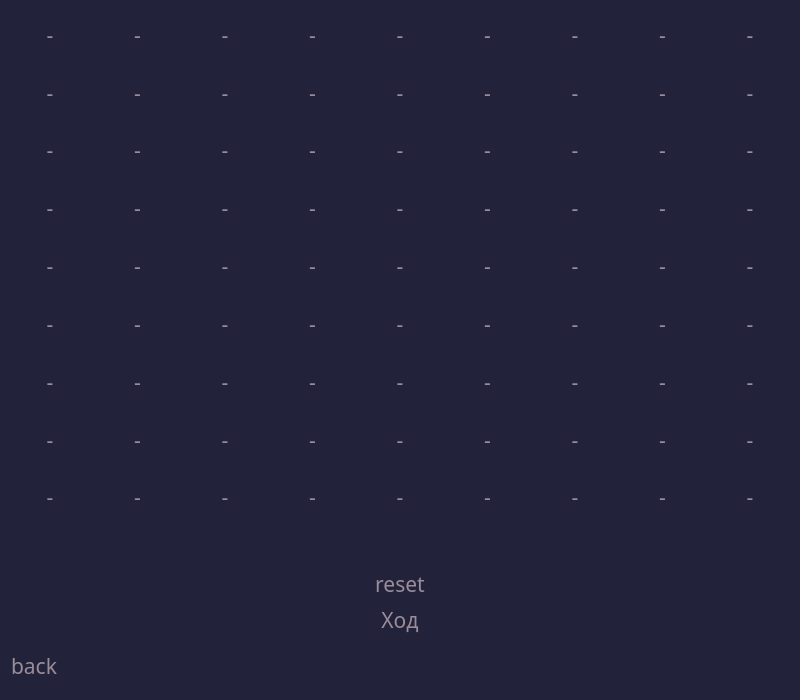
<?xml version="1.0" encoding="UTF-8"?>
<ui version="4.0">
 <class>MainWindow</class>
 <widget class="QMainWindow" name="MainWindow">
  <property name="geometry">
   <rect>
    <x>0</x>
    <y>0</y>
    <width>800</width>
    <height>700</height>
   </rect>
  </property>
  <property name="sizePolicy">
   <sizepolicy hsizetype="Preferred" vsizetype="Preferred">
    <horstretch>0</horstretch>
    <verstretch>0</verstretch>
   </sizepolicy>
  </property>
  <property name="minimumSize">
   <size>
    <width>800</width>
    <height>700</height>
   </size>
  </property>
  <property name="maximumSize">
   <size>
    <width>16777215</width>
    <height>1234567</height>
   </size>
  </property>
  <property name="windowTitle">
   <string>MainWindow</string>
  </property>
  <property name="styleSheet">
   <string notr="true">QWidget {
	color: #9A8C98;
	background-color: #22223B;
	font-family: Rubik;
	font-size: 16pt;
}

QPushButton {
	background-color: transparent;
	border: none;
	border-radius: 10px;
}
QPushButton:hover {
	background-color: #2f2f50;
}
QPushButton:pressed {
	background-color: #2a2a47;
}</string>
  </property>
  <widget class="QWidget" name="centralwidget">
   <layout class="QVBoxLayout" name="verticalLayout">
    <item>
     <layout class="QVBoxLayout" name="MainLayout">
      <item>
       <layout class="QGridLayout" name="main_layout">
        <item row="0" column="2">
         <layout class="QGridLayout" name="global_field_2">
          <item row="1" column="0">
           <widget class="QPushButton" name="global_field_2_local_field_3">
            <property name="sizePolicy">
             <sizepolicy hsizetype="Expanding" vsizetype="Expanding">
              <horstretch>0</horstretch>
              <verstretch>0</verstretch>
             </sizepolicy>
            </property>
            <property name="text">
             <string>-</string>
            </property>
           </widget>
          </item>
          <item row="2" column="2">
           <widget class="QPushButton" name="global_field_2_local_field_8">
            <property name="sizePolicy">
             <sizepolicy hsizetype="Expanding" vsizetype="Expanding">
              <horstretch>0</horstretch>
              <verstretch>0</verstretch>
             </sizepolicy>
            </property>
            <property name="text">
             <string>-</string>
            </property>
           </widget>
          </item>
          <item row="2" column="1">
           <widget class="QPushButton" name="global_field_2_local_field_7">
            <property name="sizePolicy">
             <sizepolicy hsizetype="Expanding" vsizetype="Expanding">
              <horstretch>0</horstretch>
              <verstretch>0</verstretch>
             </sizepolicy>
            </property>
            <property name="text">
             <string>-</string>
            </property>
           </widget>
          </item>
          <item row="0" column="1">
           <widget class="QPushButton" name="global_field_2_local_field_1">
            <property name="sizePolicy">
             <sizepolicy hsizetype="Expanding" vsizetype="Expanding">
              <horstretch>0</horstretch>
              <verstretch>0</verstretch>
             </sizepolicy>
            </property>
            <property name="text">
             <string>-</string>
            </property>
           </widget>
          </item>
          <item row="0" column="0">
           <widget class="QPushButton" name="global_field_2_local_field_0">
            <property name="sizePolicy">
             <sizepolicy hsizetype="Expanding" vsizetype="Expanding">
              <horstretch>0</horstretch>
              <verstretch>0</verstretch>
             </sizepolicy>
            </property>
            <property name="text">
             <string>-</string>
            </property>
           </widget>
          </item>
          <item row="1" column="1">
           <widget class="QPushButton" name="global_field_2_local_field_4">
            <property name="sizePolicy">
             <sizepolicy hsizetype="Expanding" vsizetype="Expanding">
              <horstretch>0</horstretch>
              <verstretch>0</verstretch>
             </sizepolicy>
            </property>
            <property name="text">
             <string>-</string>
            </property>
           </widget>
          </item>
          <item row="0" column="2">
           <widget class="QPushButton" name="global_field_2_local_field_2">
            <property name="sizePolicy">
             <sizepolicy hsizetype="Expanding" vsizetype="Expanding">
              <horstretch>0</horstretch>
              <verstretch>0</verstretch>
             </sizepolicy>
            </property>
            <property name="text">
             <string>-</string>
            </property>
           </widget>
          </item>
          <item row="1" column="2">
           <widget class="QPushButton" name="global_field_2_local_field_5">
            <property name="sizePolicy">
             <sizepolicy hsizetype="Expanding" vsizetype="Expanding">
              <horstretch>0</horstretch>
              <verstretch>0</verstretch>
             </sizepolicy>
            </property>
            <property name="text">
             <string>-</string>
            </property>
           </widget>
          </item>
          <item row="2" column="0">
           <widget class="QPushButton" name="global_field_2_local_field_6">
            <property name="sizePolicy">
             <sizepolicy hsizetype="Expanding" vsizetype="Expanding">
              <horstretch>0</horstretch>
              <verstretch>0</verstretch>
             </sizepolicy>
            </property>
            <property name="text">
             <string>-</string>
            </property>
           </widget>
          </item>
         </layout>
        </item>
        <item row="1" column="1">
         <layout class="QGridLayout" name="global_field_4">
          <item row="0" column="2">
           <widget class="QPushButton" name="global_field_4_local_field_2">
            <property name="sizePolicy">
             <sizepolicy hsizetype="Expanding" vsizetype="Expanding">
              <horstretch>0</horstretch>
              <verstretch>0</verstretch>
             </sizepolicy>
            </property>
            <property name="text">
             <string>-</string>
            </property>
           </widget>
          </item>
          <item row="2" column="1">
           <widget class="QPushButton" name="global_field_4_local_field_7">
            <property name="sizePolicy">
             <sizepolicy hsizetype="Expanding" vsizetype="Expanding">
              <horstretch>0</horstretch>
              <verstretch>0</verstretch>
             </sizepolicy>
            </property>
            <property name="text">
             <string>-</string>
            </property>
           </widget>
          </item>
          <item row="1" column="1">
           <widget class="QPushButton" name="global_field_4_local_field_4">
            <property name="sizePolicy">
             <sizepolicy hsizetype="Expanding" vsizetype="Expanding">
              <horstretch>0</horstretch>
              <verstretch>0</verstretch>
             </sizepolicy>
            </property>
            <property name="text">
             <string>-</string>
            </property>
           </widget>
          </item>
          <item row="1" column="2">
           <widget class="QPushButton" name="global_field_4_local_field_5">
            <property name="sizePolicy">
             <sizepolicy hsizetype="Expanding" vsizetype="Expanding">
              <horstretch>0</horstretch>
              <verstretch>0</verstretch>
             </sizepolicy>
            </property>
            <property name="text">
             <string>-</string>
            </property>
           </widget>
          </item>
          <item row="2" column="0">
           <widget class="QPushButton" name="global_field_4_local_field_6">
            <property name="sizePolicy">
             <sizepolicy hsizetype="Expanding" vsizetype="Expanding">
              <horstretch>0</horstretch>
              <verstretch>0</verstretch>
             </sizepolicy>
            </property>
            <property name="text">
             <string>-</string>
            </property>
           </widget>
          </item>
          <item row="0" column="0">
           <widget class="QPushButton" name="global_field_4_local_field_0">
            <property name="sizePolicy">
             <sizepolicy hsizetype="Expanding" vsizetype="Expanding">
              <horstretch>0</horstretch>
              <verstretch>0</verstretch>
             </sizepolicy>
            </property>
            <property name="text">
             <string>-</string>
            </property>
           </widget>
          </item>
          <item row="2" column="2">
           <widget class="QPushButton" name="global_field_4_local_field_8">
            <property name="sizePolicy">
             <sizepolicy hsizetype="Expanding" vsizetype="Expanding">
              <horstretch>0</horstretch>
              <verstretch>0</verstretch>
             </sizepolicy>
            </property>
            <property name="text">
             <string>-</string>
            </property>
           </widget>
          </item>
          <item row="0" column="1">
           <widget class="QPushButton" name="global_field_4_local_field_1">
            <property name="sizePolicy">
             <sizepolicy hsizetype="Expanding" vsizetype="Expanding">
              <horstretch>0</horstretch>
              <verstretch>0</verstretch>
             </sizepolicy>
            </property>
            <property name="text">
             <string>-</string>
            </property>
           </widget>
          </item>
          <item row="1" column="0">
           <widget class="QPushButton" name="global_field_4_local_field_3">
            <property name="sizePolicy">
             <sizepolicy hsizetype="Expanding" vsizetype="Expanding">
              <horstretch>0</horstretch>
              <verstretch>0</verstretch>
             </sizepolicy>
            </property>
            <property name="text">
             <string>-</string>
            </property>
           </widget>
          </item>
         </layout>
        </item>
        <item row="1" column="2">
         <layout class="QGridLayout" name="global_field_5">
          <item row="1" column="0">
           <widget class="QPushButton" name="global_field_5_local_field_3">
            <property name="sizePolicy">
             <sizepolicy hsizetype="Expanding" vsizetype="Expanding">
              <horstretch>0</horstretch>
              <verstretch>0</verstretch>
             </sizepolicy>
            </property>
            <property name="text">
             <string>-</string>
            </property>
           </widget>
          </item>
          <item row="2" column="2">
           <widget class="QPushButton" name="global_field_5_local_field_8">
            <property name="sizePolicy">
             <sizepolicy hsizetype="Expanding" vsizetype="Expanding">
              <horstretch>0</horstretch>
              <verstretch>0</verstretch>
             </sizepolicy>
            </property>
            <property name="text">
             <string>-</string>
            </property>
           </widget>
          </item>
          <item row="2" column="1">
           <widget class="QPushButton" name="global_field_5_local_field_7">
            <property name="sizePolicy">
             <sizepolicy hsizetype="Expanding" vsizetype="Expanding">
              <horstretch>0</horstretch>
              <verstretch>0</verstretch>
             </sizepolicy>
            </property>
            <property name="text">
             <string>-</string>
            </property>
           </widget>
          </item>
          <item row="0" column="1">
           <widget class="QPushButton" name="global_field_5_local_field_1">
            <property name="sizePolicy">
             <sizepolicy hsizetype="Expanding" vsizetype="Expanding">
              <horstretch>0</horstretch>
              <verstretch>0</verstretch>
             </sizepolicy>
            </property>
            <property name="text">
             <string>-</string>
            </property>
           </widget>
          </item>
          <item row="0" column="0">
           <widget class="QPushButton" name="global_field_5_local_field_0">
            <property name="sizePolicy">
             <sizepolicy hsizetype="Expanding" vsizetype="Expanding">
              <horstretch>0</horstretch>
              <verstretch>0</verstretch>
             </sizepolicy>
            </property>
            <property name="text">
             <string>-</string>
            </property>
           </widget>
          </item>
          <item row="1" column="1">
           <widget class="QPushButton" name="global_field_5_local_field_4">
            <property name="sizePolicy">
             <sizepolicy hsizetype="Expanding" vsizetype="Expanding">
              <horstretch>0</horstretch>
              <verstretch>0</verstretch>
             </sizepolicy>
            </property>
            <property name="text">
             <string>-</string>
            </property>
           </widget>
          </item>
          <item row="0" column="2">
           <widget class="QPushButton" name="global_field_5_local_field_2">
            <property name="sizePolicy">
             <sizepolicy hsizetype="Expanding" vsizetype="Expanding">
              <horstretch>0</horstretch>
              <verstretch>0</verstretch>
             </sizepolicy>
            </property>
            <property name="text">
             <string>-</string>
            </property>
           </widget>
          </item>
          <item row="1" column="2">
           <widget class="QPushButton" name="global_field_5_local_field_5">
            <property name="sizePolicy">
             <sizepolicy hsizetype="Expanding" vsizetype="Expanding">
              <horstretch>0</horstretch>
              <verstretch>0</verstretch>
             </sizepolicy>
            </property>
            <property name="text">
             <string>-</string>
            </property>
           </widget>
          </item>
          <item row="2" column="0">
           <widget class="QPushButton" name="global_field_5_local_field_6">
            <property name="sizePolicy">
             <sizepolicy hsizetype="Expanding" vsizetype="Expanding">
              <horstretch>0</horstretch>
              <verstretch>0</verstretch>
             </sizepolicy>
            </property>
            <property name="text">
             <string>-</string>
            </property>
           </widget>
          </item>
         </layout>
        </item>
        <item row="2" column="2">
         <layout class="QGridLayout" name="global_field_8">
          <item row="0" column="1">
           <widget class="QPushButton" name="global_field_8_local_field_1">
            <property name="sizePolicy">
             <sizepolicy hsizetype="Expanding" vsizetype="Expanding">
              <horstretch>0</horstretch>
              <verstretch>0</verstretch>
             </sizepolicy>
            </property>
            <property name="text">
             <string>-</string>
            </property>
           </widget>
          </item>
          <item row="1" column="0">
           <widget class="QPushButton" name="global_field_8_local_field_3">
            <property name="sizePolicy">
             <sizepolicy hsizetype="Expanding" vsizetype="Expanding">
              <horstretch>0</horstretch>
              <verstretch>0</verstretch>
             </sizepolicy>
            </property>
            <property name="text">
             <string>-</string>
            </property>
           </widget>
          </item>
          <item row="2" column="0">
           <widget class="QPushButton" name="global_field_8_local_field_6">
            <property name="sizePolicy">
             <sizepolicy hsizetype="Expanding" vsizetype="Expanding">
              <horstretch>0</horstretch>
              <verstretch>0</verstretch>
             </sizepolicy>
            </property>
            <property name="text">
             <string>-</string>
            </property>
           </widget>
          </item>
          <item row="0" column="2">
           <widget class="QPushButton" name="global_field_8_local_field_2">
            <property name="sizePolicy">
             <sizepolicy hsizetype="Expanding" vsizetype="Expanding">
              <horstretch>0</horstretch>
              <verstretch>0</verstretch>
             </sizepolicy>
            </property>
            <property name="text">
             <string>-</string>
            </property>
           </widget>
          </item>
          <item row="1" column="1">
           <widget class="QPushButton" name="global_field_8_local_field_4">
            <property name="sizePolicy">
             <sizepolicy hsizetype="Expanding" vsizetype="Expanding">
              <horstretch>0</horstretch>
              <verstretch>0</verstretch>
             </sizepolicy>
            </property>
            <property name="text">
             <string>-</string>
            </property>
           </widget>
          </item>
          <item row="1" column="2">
           <widget class="QPushButton" name="global_field_8_local_field_5">
            <property name="sizePolicy">
             <sizepolicy hsizetype="Expanding" vsizetype="Expanding">
              <horstretch>0</horstretch>
              <verstretch>0</verstretch>
             </sizepolicy>
            </property>
            <property name="text">
             <string>-</string>
            </property>
           </widget>
          </item>
          <item row="0" column="0">
           <widget class="QPushButton" name="global_field_8_local_field_0">
            <property name="sizePolicy">
             <sizepolicy hsizetype="Expanding" vsizetype="Expanding">
              <horstretch>0</horstretch>
              <verstretch>0</verstretch>
             </sizepolicy>
            </property>
            <property name="text">
             <string>-</string>
            </property>
           </widget>
          </item>
          <item row="2" column="1">
           <widget class="QPushButton" name="global_field_8_local_field_7">
            <property name="sizePolicy">
             <sizepolicy hsizetype="Expanding" vsizetype="Expanding">
              <horstretch>0</horstretch>
              <verstretch>0</verstretch>
             </sizepolicy>
            </property>
            <property name="text">
             <string>-</string>
            </property>
           </widget>
          </item>
          <item row="2" column="2">
           <widget class="QPushButton" name="global_field_8_local_field_8">
            <property name="sizePolicy">
             <sizepolicy hsizetype="Expanding" vsizetype="Expanding">
              <horstretch>0</horstretch>
              <verstretch>0</verstretch>
             </sizepolicy>
            </property>
            <property name="text">
             <string>-</string>
            </property>
           </widget>
          </item>
         </layout>
        </item>
        <item row="0" column="1">
         <layout class="QGridLayout" name="global_field_1">
          <item row="1" column="0">
           <widget class="QPushButton" name="global_field_1_local_field_3">
            <property name="sizePolicy">
             <sizepolicy hsizetype="Expanding" vsizetype="Expanding">
              <horstretch>0</horstretch>
              <verstretch>0</verstretch>
             </sizepolicy>
            </property>
            <property name="text">
             <string>-</string>
            </property>
           </widget>
          </item>
          <item row="2" column="2">
           <widget class="QPushButton" name="global_field_1_local_field_8">
            <property name="sizePolicy">
             <sizepolicy hsizetype="Expanding" vsizetype="Expanding">
              <horstretch>0</horstretch>
              <verstretch>0</verstretch>
             </sizepolicy>
            </property>
            <property name="text">
             <string>-</string>
            </property>
           </widget>
          </item>
          <item row="2" column="1">
           <widget class="QPushButton" name="global_field_1_local_field_7">
            <property name="sizePolicy">
             <sizepolicy hsizetype="Expanding" vsizetype="Expanding">
              <horstretch>0</horstretch>
              <verstretch>0</verstretch>
             </sizepolicy>
            </property>
            <property name="text">
             <string>-</string>
            </property>
           </widget>
          </item>
          <item row="0" column="1">
           <widget class="QPushButton" name="global_field_1_local_field_1">
            <property name="sizePolicy">
             <sizepolicy hsizetype="Expanding" vsizetype="Expanding">
              <horstretch>0</horstretch>
              <verstretch>0</verstretch>
             </sizepolicy>
            </property>
            <property name="text">
             <string>-</string>
            </property>
           </widget>
          </item>
          <item row="0" column="0">
           <widget class="QPushButton" name="global_field_1_local_field_0">
            <property name="sizePolicy">
             <sizepolicy hsizetype="Expanding" vsizetype="Expanding">
              <horstretch>0</horstretch>
              <verstretch>0</verstretch>
             </sizepolicy>
            </property>
            <property name="text">
             <string>-</string>
            </property>
           </widget>
          </item>
          <item row="1" column="1">
           <widget class="QPushButton" name="global_field_1_local_field_4">
            <property name="sizePolicy">
             <sizepolicy hsizetype="Expanding" vsizetype="Expanding">
              <horstretch>0</horstretch>
              <verstretch>0</verstretch>
             </sizepolicy>
            </property>
            <property name="text">
             <string>-</string>
            </property>
           </widget>
          </item>
          <item row="0" column="2">
           <widget class="QPushButton" name="global_field_1_local_field_2">
            <property name="sizePolicy">
             <sizepolicy hsizetype="Expanding" vsizetype="Expanding">
              <horstretch>0</horstretch>
              <verstretch>0</verstretch>
             </sizepolicy>
            </property>
            <property name="text">
             <string>-</string>
            </property>
           </widget>
          </item>
          <item row="1" column="2">
           <widget class="QPushButton" name="global_field_1_local_field_5">
            <property name="sizePolicy">
             <sizepolicy hsizetype="Expanding" vsizetype="Expanding">
              <horstretch>0</horstretch>
              <verstretch>0</verstretch>
             </sizepolicy>
            </property>
            <property name="text">
             <string>-</string>
            </property>
           </widget>
          </item>
          <item row="2" column="0">
           <widget class="QPushButton" name="global_field_1_local_field_6">
            <property name="sizePolicy">
             <sizepolicy hsizetype="Expanding" vsizetype="Expanding">
              <horstretch>0</horstretch>
              <verstretch>0</verstretch>
             </sizepolicy>
            </property>
            <property name="text">
             <string>-</string>
            </property>
           </widget>
          </item>
         </layout>
        </item>
        <item row="2" column="1">
         <layout class="QGridLayout" name="global_field_7">
          <item row="0" column="0">
           <widget class="QPushButton" name="global_field_7_local_field_0">
            <property name="sizePolicy">
             <sizepolicy hsizetype="Expanding" vsizetype="Expanding">
              <horstretch>0</horstretch>
              <verstretch>0</verstretch>
             </sizepolicy>
            </property>
            <property name="text">
             <string>-</string>
            </property>
           </widget>
          </item>
          <item row="2" column="1">
           <widget class="QPushButton" name="global_field_7_local_field_7">
            <property name="sizePolicy">
             <sizepolicy hsizetype="Expanding" vsizetype="Expanding">
              <horstretch>0</horstretch>
              <verstretch>0</verstretch>
             </sizepolicy>
            </property>
            <property name="text">
             <string>-</string>
            </property>
           </widget>
          </item>
          <item row="2" column="2">
           <widget class="QPushButton" name="global_field_7_local_field_8">
            <property name="sizePolicy">
             <sizepolicy hsizetype="Expanding" vsizetype="Expanding">
              <horstretch>0</horstretch>
              <verstretch>0</verstretch>
             </sizepolicy>
            </property>
            <property name="text">
             <string>-</string>
            </property>
           </widget>
          </item>
          <item row="0" column="2">
           <widget class="QPushButton" name="global_field_7_local_field_2">
            <property name="sizePolicy">
             <sizepolicy hsizetype="Expanding" vsizetype="Expanding">
              <horstretch>0</horstretch>
              <verstretch>0</verstretch>
             </sizepolicy>
            </property>
            <property name="text">
             <string>-</string>
            </property>
           </widget>
          </item>
          <item row="2" column="0">
           <widget class="QPushButton" name="global_field_7_local_field_6">
            <property name="sizePolicy">
             <sizepolicy hsizetype="Expanding" vsizetype="Expanding">
              <horstretch>0</horstretch>
              <verstretch>0</verstretch>
             </sizepolicy>
            </property>
            <property name="text">
             <string>-</string>
            </property>
           </widget>
          </item>
          <item row="1" column="1">
           <widget class="QPushButton" name="global_field_7_local_field_4">
            <property name="sizePolicy">
             <sizepolicy hsizetype="Expanding" vsizetype="Expanding">
              <horstretch>0</horstretch>
              <verstretch>0</verstretch>
             </sizepolicy>
            </property>
            <property name="text">
             <string>-</string>
            </property>
           </widget>
          </item>
          <item row="1" column="2">
           <widget class="QPushButton" name="global_field_7_local_field_5">
            <property name="sizePolicy">
             <sizepolicy hsizetype="Expanding" vsizetype="Expanding">
              <horstretch>0</horstretch>
              <verstretch>0</verstretch>
             </sizepolicy>
            </property>
            <property name="text">
             <string>-</string>
            </property>
           </widget>
          </item>
          <item row="0" column="1">
           <widget class="QPushButton" name="global_field_7_local_field_1">
            <property name="sizePolicy">
             <sizepolicy hsizetype="Expanding" vsizetype="Expanding">
              <horstretch>0</horstretch>
              <verstretch>0</verstretch>
             </sizepolicy>
            </property>
            <property name="text">
             <string>-</string>
            </property>
           </widget>
          </item>
          <item row="1" column="0">
           <widget class="QPushButton" name="global_field_7_local_field_3">
            <property name="sizePolicy">
             <sizepolicy hsizetype="Expanding" vsizetype="Expanding">
              <horstretch>0</horstretch>
              <verstretch>0</verstretch>
             </sizepolicy>
            </property>
            <property name="text">
             <string>-</string>
            </property>
           </widget>
          </item>
         </layout>
        </item>
        <item row="0" column="0">
         <layout class="QGridLayout" name="global_field_0">
          <item row="0" column="0">
           <widget class="QPushButton" name="global_field_0_local_field_0">
            <property name="enabled">
             <bool>true</bool>
            </property>
            <property name="sizePolicy">
             <sizepolicy hsizetype="Expanding" vsizetype="Expanding">
              <horstretch>0</horstretch>
              <verstretch>0</verstretch>
             </sizepolicy>
            </property>
            <property name="text">
             <string>-</string>
            </property>
           </widget>
          </item>
          <item row="0" column="1">
           <widget class="QPushButton" name="global_field_0_local_field_1">
            <property name="sizePolicy">
             <sizepolicy hsizetype="Expanding" vsizetype="Expanding">
              <horstretch>0</horstretch>
              <verstretch>0</verstretch>
             </sizepolicy>
            </property>
            <property name="text">
             <string>-</string>
            </property>
           </widget>
          </item>
          <item row="0" column="2">
           <widget class="QPushButton" name="global_field_0_local_field_2">
            <property name="sizePolicy">
             <sizepolicy hsizetype="Expanding" vsizetype="Expanding">
              <horstretch>0</horstretch>
              <verstretch>0</verstretch>
             </sizepolicy>
            </property>
            <property name="text">
             <string>-</string>
            </property>
           </widget>
          </item>
          <item row="1" column="2">
           <widget class="QPushButton" name="global_field_0_local_field_5">
            <property name="sizePolicy">
             <sizepolicy hsizetype="Expanding" vsizetype="Expanding">
              <horstretch>0</horstretch>
              <verstretch>0</verstretch>
             </sizepolicy>
            </property>
            <property name="text">
             <string>-</string>
            </property>
           </widget>
          </item>
          <item row="1" column="1">
           <widget class="QPushButton" name="global_field_0_local_field_4">
            <property name="sizePolicy">
             <sizepolicy hsizetype="Expanding" vsizetype="Expanding">
              <horstretch>0</horstretch>
              <verstretch>0</verstretch>
             </sizepolicy>
            </property>
            <property name="text">
             <string>-</string>
            </property>
           </widget>
          </item>
          <item row="2" column="0">
           <widget class="QPushButton" name="global_field_0_local_field_6">
            <property name="sizePolicy">
             <sizepolicy hsizetype="Expanding" vsizetype="Expanding">
              <horstretch>0</horstretch>
              <verstretch>0</verstretch>
             </sizepolicy>
            </property>
            <property name="text">
             <string>-</string>
            </property>
           </widget>
          </item>
          <item row="2" column="2">
           <widget class="QPushButton" name="global_field_0_local_field_8">
            <property name="sizePolicy">
             <sizepolicy hsizetype="Expanding" vsizetype="Expanding">
              <horstretch>0</horstretch>
              <verstretch>0</verstretch>
             </sizepolicy>
            </property>
            <property name="text">
             <string>-</string>
            </property>
           </widget>
          </item>
          <item row="1" column="0">
           <widget class="QPushButton" name="global_field_0_local_field_3">
            <property name="sizePolicy">
             <sizepolicy hsizetype="Expanding" vsizetype="Expanding">
              <horstretch>0</horstretch>
              <verstretch>0</verstretch>
             </sizepolicy>
            </property>
            <property name="text">
             <string>-</string>
            </property>
           </widget>
          </item>
          <item row="2" column="1">
           <widget class="QPushButton" name="global_field_0_local_field_7">
            <property name="sizePolicy">
             <sizepolicy hsizetype="Expanding" vsizetype="Expanding">
              <horstretch>0</horstretch>
              <verstretch>0</verstretch>
             </sizepolicy>
            </property>
            <property name="text">
             <string>-</string>
            </property>
           </widget>
          </item>
         </layout>
        </item>
        <item row="1" column="0">
         <layout class="QGridLayout" name="global_field_3">
          <item row="1" column="0">
           <widget class="QPushButton" name="global_field_3_local_field_3">
            <property name="sizePolicy">
             <sizepolicy hsizetype="Expanding" vsizetype="Expanding">
              <horstretch>0</horstretch>
              <verstretch>0</verstretch>
             </sizepolicy>
            </property>
            <property name="text">
             <string>-</string>
            </property>
           </widget>
          </item>
          <item row="2" column="2">
           <widget class="QPushButton" name="global_field_3_local_field_8">
            <property name="sizePolicy">
             <sizepolicy hsizetype="Expanding" vsizetype="Expanding">
              <horstretch>0</horstretch>
              <verstretch>0</verstretch>
             </sizepolicy>
            </property>
            <property name="text">
             <string>-</string>
            </property>
           </widget>
          </item>
          <item row="0" column="1">
           <widget class="QPushButton" name="global_field_3_local_field_1">
            <property name="sizePolicy">
             <sizepolicy hsizetype="Expanding" vsizetype="Expanding">
              <horstretch>0</horstretch>
              <verstretch>0</verstretch>
             </sizepolicy>
            </property>
            <property name="text">
             <string>-</string>
            </property>
           </widget>
          </item>
          <item row="2" column="1">
           <widget class="QPushButton" name="global_field_3_local_field_7">
            <property name="sizePolicy">
             <sizepolicy hsizetype="Expanding" vsizetype="Expanding">
              <horstretch>0</horstretch>
              <verstretch>0</verstretch>
             </sizepolicy>
            </property>
            <property name="text">
             <string>-</string>
            </property>
           </widget>
          </item>
          <item row="1" column="2">
           <widget class="QPushButton" name="global_field_3_local_field_5">
            <property name="sizePolicy">
             <sizepolicy hsizetype="Expanding" vsizetype="Expanding">
              <horstretch>0</horstretch>
              <verstretch>0</verstretch>
             </sizepolicy>
            </property>
            <property name="text">
             <string>-</string>
            </property>
           </widget>
          </item>
          <item row="2" column="0">
           <widget class="QPushButton" name="global_field_3_local_field_6">
            <property name="sizePolicy">
             <sizepolicy hsizetype="Expanding" vsizetype="Expanding">
              <horstretch>0</horstretch>
              <verstretch>0</verstretch>
             </sizepolicy>
            </property>
            <property name="text">
             <string>-</string>
            </property>
           </widget>
          </item>
          <item row="0" column="0">
           <widget class="QPushButton" name="global_field_3_local_field_0">
            <property name="sizePolicy">
             <sizepolicy hsizetype="Expanding" vsizetype="Expanding">
              <horstretch>0</horstretch>
              <verstretch>0</verstretch>
             </sizepolicy>
            </property>
            <property name="text">
             <string>-</string>
            </property>
           </widget>
          </item>
          <item row="0" column="2">
           <widget class="QPushButton" name="global_field_3_local_field_2">
            <property name="sizePolicy">
             <sizepolicy hsizetype="Expanding" vsizetype="Expanding">
              <horstretch>0</horstretch>
              <verstretch>0</verstretch>
             </sizepolicy>
            </property>
            <property name="text">
             <string>-</string>
            </property>
           </widget>
          </item>
          <item row="1" column="1">
           <widget class="QPushButton" name="global_field_3_local_field_4">
            <property name="sizePolicy">
             <sizepolicy hsizetype="Expanding" vsizetype="Expanding">
              <horstretch>0</horstretch>
              <verstretch>0</verstretch>
             </sizepolicy>
            </property>
            <property name="text">
             <string>-</string>
            </property>
           </widget>
          </item>
         </layout>
        </item>
        <item row="2" column="0">
         <layout class="QGridLayout" name="global_field_6">
          <item row="2" column="2">
           <widget class="QPushButton" name="global_field_6_local_field_8">
            <property name="sizePolicy">
             <sizepolicy hsizetype="Expanding" vsizetype="Expanding">
              <horstretch>0</horstretch>
              <verstretch>0</verstretch>
             </sizepolicy>
            </property>
            <property name="text">
             <string>-</string>
            </property>
           </widget>
          </item>
          <item row="1" column="2">
           <widget class="QPushButton" name="global_field_6_local_field_5">
            <property name="sizePolicy">
             <sizepolicy hsizetype="Expanding" vsizetype="Expanding">
              <horstretch>0</horstretch>
              <verstretch>0</verstretch>
             </sizepolicy>
            </property>
            <property name="text">
             <string>-</string>
            </property>
           </widget>
          </item>
          <item row="0" column="1">
           <widget class="QPushButton" name="global_field_6_local_field_1">
            <property name="sizePolicy">
             <sizepolicy hsizetype="Expanding" vsizetype="Expanding">
              <horstretch>0</horstretch>
              <verstretch>0</verstretch>
             </sizepolicy>
            </property>
            <property name="text">
             <string>-</string>
            </property>
           </widget>
          </item>
          <item row="0" column="2">
           <widget class="QPushButton" name="global_field_6_local_field_2">
            <property name="sizePolicy">
             <sizepolicy hsizetype="Expanding" vsizetype="Expanding">
              <horstretch>0</horstretch>
              <verstretch>0</verstretch>
             </sizepolicy>
            </property>
            <property name="text">
             <string>-</string>
            </property>
           </widget>
          </item>
          <item row="0" column="0">
           <widget class="QPushButton" name="global_field_6_local_field_0">
            <property name="sizePolicy">
             <sizepolicy hsizetype="Expanding" vsizetype="Expanding">
              <horstretch>0</horstretch>
              <verstretch>0</verstretch>
             </sizepolicy>
            </property>
            <property name="text">
             <string>-</string>
            </property>
           </widget>
          </item>
          <item row="2" column="0">
           <widget class="QPushButton" name="global_field_6_local_field_6">
            <property name="sizePolicy">
             <sizepolicy hsizetype="Expanding" vsizetype="Expanding">
              <horstretch>0</horstretch>
              <verstretch>0</verstretch>
             </sizepolicy>
            </property>
            <property name="text">
             <string>-</string>
            </property>
           </widget>
          </item>
          <item row="1" column="1">
           <widget class="QPushButton" name="global_field_6_local_field_4">
            <property name="sizePolicy">
             <sizepolicy hsizetype="Expanding" vsizetype="Expanding">
              <horstretch>0</horstretch>
              <verstretch>0</verstretch>
             </sizepolicy>
            </property>
            <property name="text">
             <string>-</string>
            </property>
           </widget>
          </item>
          <item row="1" column="0">
           <widget class="QPushButton" name="global_field_6_local_field_3">
            <property name="sizePolicy">
             <sizepolicy hsizetype="Expanding" vsizetype="Expanding">
              <horstretch>0</horstretch>
              <verstretch>0</verstretch>
             </sizepolicy>
            </property>
            <property name="text">
             <string>-</string>
            </property>
           </widget>
          </item>
          <item row="2" column="1">
           <widget class="QPushButton" name="global_field_6_local_field_7">
            <property name="sizePolicy">
             <sizepolicy hsizetype="Expanding" vsizetype="Expanding">
              <horstretch>0</horstretch>
              <verstretch>0</verstretch>
             </sizepolicy>
            </property>
            <property name="text">
             <string>-</string>
            </property>
           </widget>
          </item>
         </layout>
        </item>
       </layout>
      </item>
      <item>
       <spacer name="verticalSpacer">
        <property name="orientation">
         <enum>Qt::Vertical</enum>
        </property>
        <property name="sizeType">
         <enum>QSizePolicy::Fixed</enum>
        </property>
        <property name="sizeHint" stdset="0">
         <size>
          <width>20</width>
          <height>40</height>
         </size>
        </property>
       </spacer>
      </item>
      <item alignment="Qt::AlignHCenter">
       <widget class="QPushButton" name="btn_reset">
        <property name="sizePolicy">
         <sizepolicy hsizetype="Fixed" vsizetype="Fixed">
          <horstretch>0</horstretch>
          <verstretch>0</verstretch>
         </sizepolicy>
        </property>
        <property name="text">
         <string>reset</string>
        </property>
       </widget>
      </item>
      <item alignment="Qt::AlignHCenter">
       <widget class="QLabel" name="label">
        <property name="sizePolicy">
         <sizepolicy hsizetype="Fixed" vsizetype="Fixed">
          <horstretch>0</horstretch>
          <verstretch>0</verstretch>
         </sizepolicy>
        </property>
        <property name="layoutDirection">
         <enum>Qt::LeftToRight</enum>
        </property>
        <property name="autoFillBackground">
         <bool>false</bool>
        </property>
        <property name="text">
         <string>Ход</string>
        </property>
        <property name="alignment">
         <set>Qt::AlignCenter</set>
        </property>
       </widget>
      </item>
      <item>
       <widget class="QPushButton" name="btn_back">
        <property name="sizePolicy">
         <sizepolicy hsizetype="Fixed" vsizetype="Fixed">
          <horstretch>0</horstretch>
          <verstretch>0</verstretch>
         </sizepolicy>
        </property>
        <property name="minimumSize">
         <size>
          <width>50</width>
          <height>50</height>
         </size>
        </property>
        <property name="maximumSize">
         <size>
          <width>50</width>
          <height>50</height>
         </size>
        </property>
        <property name="layoutDirection">
         <enum>Qt::LeftToRight</enum>
        </property>
        <property name="text">
         <string>back</string>
        </property>
       </widget>
      </item>
     </layout>
    </item>
   </layout>
  </widget>
 </widget>
 <tabstops>
  <tabstop>global_field_3_local_field_8</tabstop>
  <tabstop>global_field_3_local_field_1</tabstop>
  <tabstop>global_field_3_local_field_7</tabstop>
  <tabstop>global_field_3_local_field_5</tabstop>
  <tabstop>global_field_3_local_field_6</tabstop>
  <tabstop>global_field_3_local_field_0</tabstop>
  <tabstop>global_field_3_local_field_2</tabstop>
  <tabstop>global_field_3_local_field_4</tabstop>
  <tabstop>global_field_5_local_field_3</tabstop>
  <tabstop>global_field_5_local_field_8</tabstop>
  <tabstop>global_field_5_local_field_7</tabstop>
  <tabstop>global_field_5_local_field_1</tabstop>
  <tabstop>global_field_5_local_field_0</tabstop>
  <tabstop>global_field_5_local_field_4</tabstop>
  <tabstop>global_field_5_local_field_2</tabstop>
  <tabstop>global_field_5_local_field_5</tabstop>
  <tabstop>global_field_0_local_field_0</tabstop>
  <tabstop>global_field_5_local_field_6</tabstop>
  <tabstop>global_field_2_local_field_3</tabstop>
  <tabstop>global_field_2_local_field_8</tabstop>
  <tabstop>global_field_2_local_field_7</tabstop>
  <tabstop>global_field_2_local_field_1</tabstop>
  <tabstop>global_field_2_local_field_0</tabstop>
  <tabstop>global_field_2_local_field_4</tabstop>
  <tabstop>global_field_2_local_field_2</tabstop>
  <tabstop>global_field_2_local_field_5</tabstop>
  <tabstop>global_field_2_local_field_6</tabstop>
  <tabstop>global_field_6_local_field_8</tabstop>
  <tabstop>global_field_6_local_field_5</tabstop>
  <tabstop>global_field_6_local_field_1</tabstop>
  <tabstop>global_field_6_local_field_2</tabstop>
  <tabstop>global_field_6_local_field_0</tabstop>
  <tabstop>global_field_6_local_field_6</tabstop>
  <tabstop>global_field_6_local_field_4</tabstop>
  <tabstop>global_field_6_local_field_3</tabstop>
  <tabstop>global_field_6_local_field_7</tabstop>
  <tabstop>global_field_4_local_field_2</tabstop>
  <tabstop>global_field_4_local_field_7</tabstop>
  <tabstop>global_field_4_local_field_4</tabstop>
  <tabstop>global_field_4_local_field_5</tabstop>
  <tabstop>global_field_4_local_field_6</tabstop>
  <tabstop>global_field_4_local_field_0</tabstop>
  <tabstop>global_field_4_local_field_8</tabstop>
  <tabstop>global_field_4_local_field_1</tabstop>
  <tabstop>global_field_4_local_field_3</tabstop>
  <tabstop>global_field_0_local_field_3</tabstop>
  <tabstop>global_field_0_local_field_8</tabstop>
  <tabstop>global_field_0_local_field_7</tabstop>
  <tabstop>global_field_0_local_field_1</tabstop>
  <tabstop>global_field_3_local_field_3</tabstop>
  <tabstop>global_field_0_local_field_4</tabstop>
  <tabstop>global_field_0_local_field_2</tabstop>
  <tabstop>global_field_0_local_field_5</tabstop>
  <tabstop>global_field_0_local_field_6</tabstop>
  <tabstop>global_field_8_local_field_1</tabstop>
  <tabstop>global_field_8_local_field_3</tabstop>
  <tabstop>global_field_8_local_field_6</tabstop>
  <tabstop>global_field_8_local_field_2</tabstop>
  <tabstop>global_field_8_local_field_4</tabstop>
  <tabstop>global_field_8_local_field_5</tabstop>
  <tabstop>global_field_8_local_field_0</tabstop>
  <tabstop>global_field_8_local_field_7</tabstop>
  <tabstop>global_field_8_local_field_8</tabstop>
  <tabstop>global_field_7_local_field_0</tabstop>
  <tabstop>global_field_7_local_field_7</tabstop>
  <tabstop>global_field_7_local_field_8</tabstop>
  <tabstop>global_field_7_local_field_2</tabstop>
  <tabstop>global_field_7_local_field_6</tabstop>
  <tabstop>global_field_7_local_field_4</tabstop>
  <tabstop>global_field_7_local_field_5</tabstop>
  <tabstop>global_field_7_local_field_1</tabstop>
  <tabstop>global_field_7_local_field_3</tabstop>
  <tabstop>global_field_1_local_field_3</tabstop>
  <tabstop>global_field_1_local_field_8</tabstop>
  <tabstop>global_field_1_local_field_7</tabstop>
  <tabstop>global_field_1_local_field_1</tabstop>
  <tabstop>global_field_1_local_field_0</tabstop>
  <tabstop>global_field_1_local_field_4</tabstop>
  <tabstop>global_field_1_local_field_2</tabstop>
  <tabstop>global_field_1_local_field_5</tabstop>
  <tabstop>global_field_1_local_field_6</tabstop>
  <tabstop>btn_reset</tabstop>
 </tabstops>
 <resources/>
 <connections/>
</ui>
